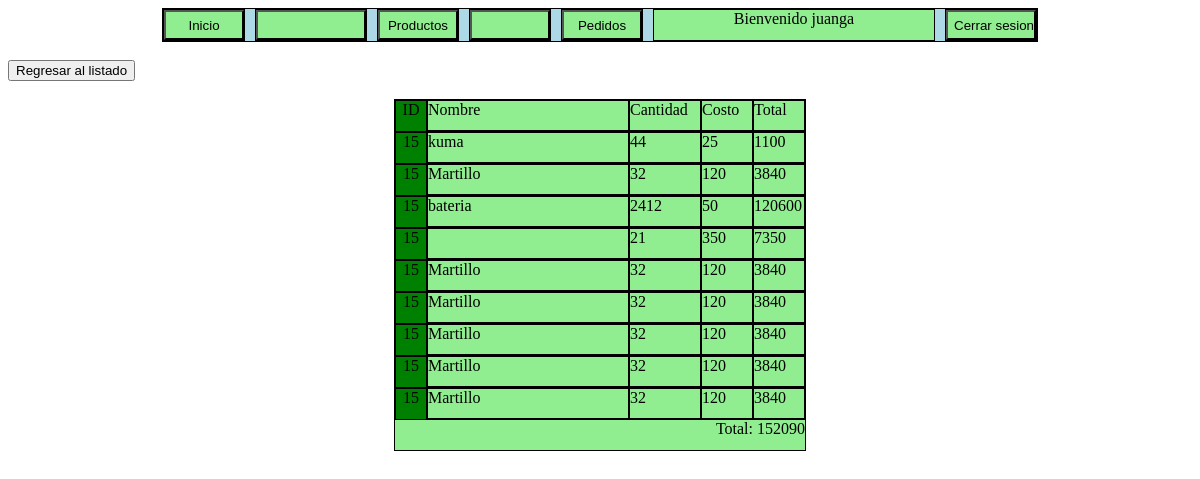
The app's page /Pedidos/Pedidos_detalle.php?id=15 (signed in) with its own data.
### tables this page shows
CREATE TABLE IF NOT EXISTS `pedidos_productos` (
  `id` int(11) NOT NULL AUTO_INCREMENT,
  `id_pedido` int(11) NOT NULL,
  `id_producto` int(11) NOT NULL,
  `cantidad` int(11) NOT NULL,
  `precio` double NOT NULL,
  PRIMARY KEY (`id`)
);

CREATE TABLE IF NOT EXISTS `productos` (
  `id` int(11) NOT NULL AUTO_INCREMENT,
  `nombre` varchar(128) NOT NULL,
  `codigo` varchar(32) NOT NULL,
  `descripcion` text NOT NULL,
  `costo` double NOT NULL,
  `stock` int(11) NOT NULL,
  `archivo_n` varchar(255) NOT NULL,
  `archivo` varchar(128) NOT NULL,
  `status` int(1) NOT NULL DEFAULT '1',
  `eliminado` int(1) NOT NULL DEFAULT '0',
  PRIMARY KEY (`id`)
);

### Pedidos/Pedidos_detalle.php (the view, shortened to what this page needs)
<?php
    $varsesion =$_SESSION['nombre'];
    if($varsesion==null||$varsesion==''){
        header("Location:Index.php");
    }
    else{
        $name = $_SESSION['nombre'];
    }
?>
<html>
    <head>
    </head>
    <body>
    <div class='Menup'>
            <div class='Inicio'>
            <input type="button" class='botoni' value="Inicio" onclick="bienvenido();">
            </div>
            <?php
            if($_SESSION['rol']==1){
                echo" <div class='administradores'>
            <input type='button' class='botona' value='Administradores' onclick='administradores();'>
            </div>";
            }
            else{
                echo" <div class='administradores'>
            <input type='button' class='botona'>
            </div>";
            }
            ?>
            <div class='productos'>
            <input type="button" class='botonp' value="Productos" onclick="productos();">
            </div>
            <?php
            if($_SESSION['rol']==1){
                echo" <div class='baners'>
                <input type='button' class='botoni' value='Baners' onclick='baners();'>
                </div>";
            }
            else{
                echo" <div class='baners'>
                <input type='button' class='botoni'>
                </div>";
            }
            ?>
            <div clasS='pedidos'>
            <input type="button" class='botoni' value="Pedidos" onclick="pedidos();">
            </div>
            <div class='nombre'>Bienvenido <?php echo $name;?> </div>
            <div class='cerrar'>
            <input type="button" class='boton' value="Cerrar sesion" onclick="cerrarsesion();">
            </div>
        </div><br>
        <button onclick="window.location.href='./Pedidos_lista.php'">Regresar al listado</button><br><br>
        <div class='fila'>
            <div class='id'>ID</div>
            <div class='name'>Nombre</div>
            <div class='cantidad'>Cantidad</div>
            <div class='costo'>Costo</div>
            <div class='total'>Total</div>
        </div>
        <?php
            $con=conecta();
            $id_pedido=$_REQUEST['id'];
            $sql="SELECT * FROM `pedidos_productos` WHERE id_pedido=$id_pedido";
            $res=$con->query($sql);
            $total=0;
            while($row=$res->fetch_array()){
                $id_producto=$row['id_producto'];
                $cantidad=$row['cantidad'];
                $precio=$row['precio'];
                $subtotal=$precio*$cantidad;
                $sql2="SELECT * FROM `productos` WHERE id=$id_producto";
                $res2=$con->query($sql2);
                $row2=$res2->fetch_array();
                $nombre=$row2['nombre'];
                echo" <div class='fila'>";
                echo"<div class='id'>$id_pedido</div>";
                echo"<div class='name'>$nombre</div>";
                echo"<div class='cantidad'>$cantidad</div>";
                echo"<div class='costo'>$precio</div>";
                echo"<div class='total'>$subtotal</div>";
                echo"</div>";
                $total+=$subtotal;
                }
                echo"<div class='fila2'>Total: $total</div>";
        ?>
    </body>
</html>

### Pedidos/Pedidos_detalle.php (style rules this page uses)
.menup { height: 32px; width: 874px; border: 1px solid black; margin-left: auto; margin-right: auto; background-color:lightblue; }
.Inicio { float: left; height: 30px; width: 80px; border: 1px solid black; background-color:lightgreen; margin-right:10px; }
.administradores { float:left; border: 1px solid black; margin-right:10px; }
.productos { float:left; border: 1px solid black; margin-right:10px; }
.baners { float:left; border: 1px solid black; margin-right:10px; }
.pedidos { float:left; border: 1px solid black; margin-right:10px; }
.nombre { height: 30px; width: 280px; border: 1px solid black; background-color:lightgreen; float: left; text-align: center; }
.cerrar { height: 30px; width: 90px; border: 1px solid black; background-color:lightgreen; float: left; margin-left:10px; }
.botoni { background-color: lightgreen; width: 80px; height: 30px; float:left; }
.botona { background-color: lightgreen; width: 110px; height: 30px; }
.botonp { background-color: lightgreen; width: 80px; height: 30px; }
.fila { background-color:lightgreen; height: 30px; border: 1px solid black; width: 410px; margin-right: auto; margin-left: auto; }
.id { float: left; border: 1px solid black; text-align:center; height: 30px; width:30px; background-color:green; }
.name { float: left; border: 1px solid black; text-align:left; height: 30px; width: 200px; }
.cantidad { float: left; border: 1px solid black; text-align:left; height: 30px; width: 70px; }
.costo { float: left; border: 1px solid black; text-align:left; height: 30px; width: 50px; }
.total { float: left; border: 1px solid black; text-align:left; height: 30px; width: 50px; }
.fila2 { background-color:lightgreen; height: 30px; border: 1px solid black; width: 410px; margin-right: auto; margin-left: auto; text-align: right; }
.boton { background-color: lightgreen; width: 90px; height: 30px; }

### records on screen
pedidos_productos: id_producto.nombre "kuma", cantidad "44", precio "25", subtotal "1100"
pedidos_productos: id_producto.nombre "Martillo", cantidad "32", precio "120", subtotal "3840"
pedidos_productos: id_producto.nombre "bateria", cantidad "2412", precio "50", subtotal "120600"
pedidos_productos: cantidad "21", precio "350", subtotal "7350"
pedidos_productos: id_producto.nombre "Martillo", cantidad "32", precio "120", subtotal "3840"
pedidos_productos: id_producto.nombre "Martillo", cantidad "32", precio "120", subtotal "3840"
pedidos_productos: id_producto.nombre "Martillo", cantidad "32", precio "120", subtotal "3840"
pedidos_productos: id_producto.nombre "Martillo", cantidad "32", precio "120", subtotal "3840"
pedidos_productos: id_producto.nombre "Martillo", cantidad "32", precio "120", subtotal "3840"

### other values on screen
$name "juanga"
$total "152090"
